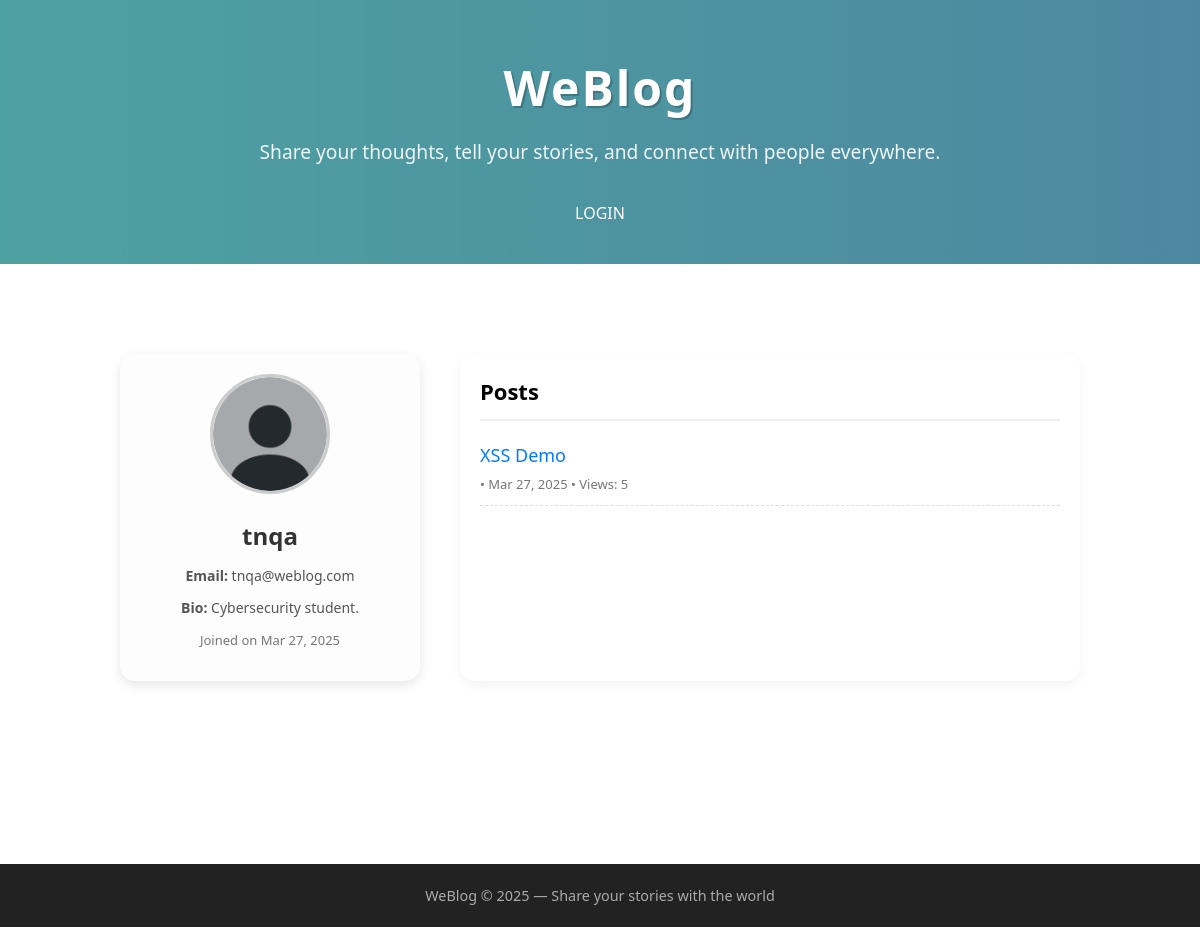
The app's page /author.php?id=2, older data.
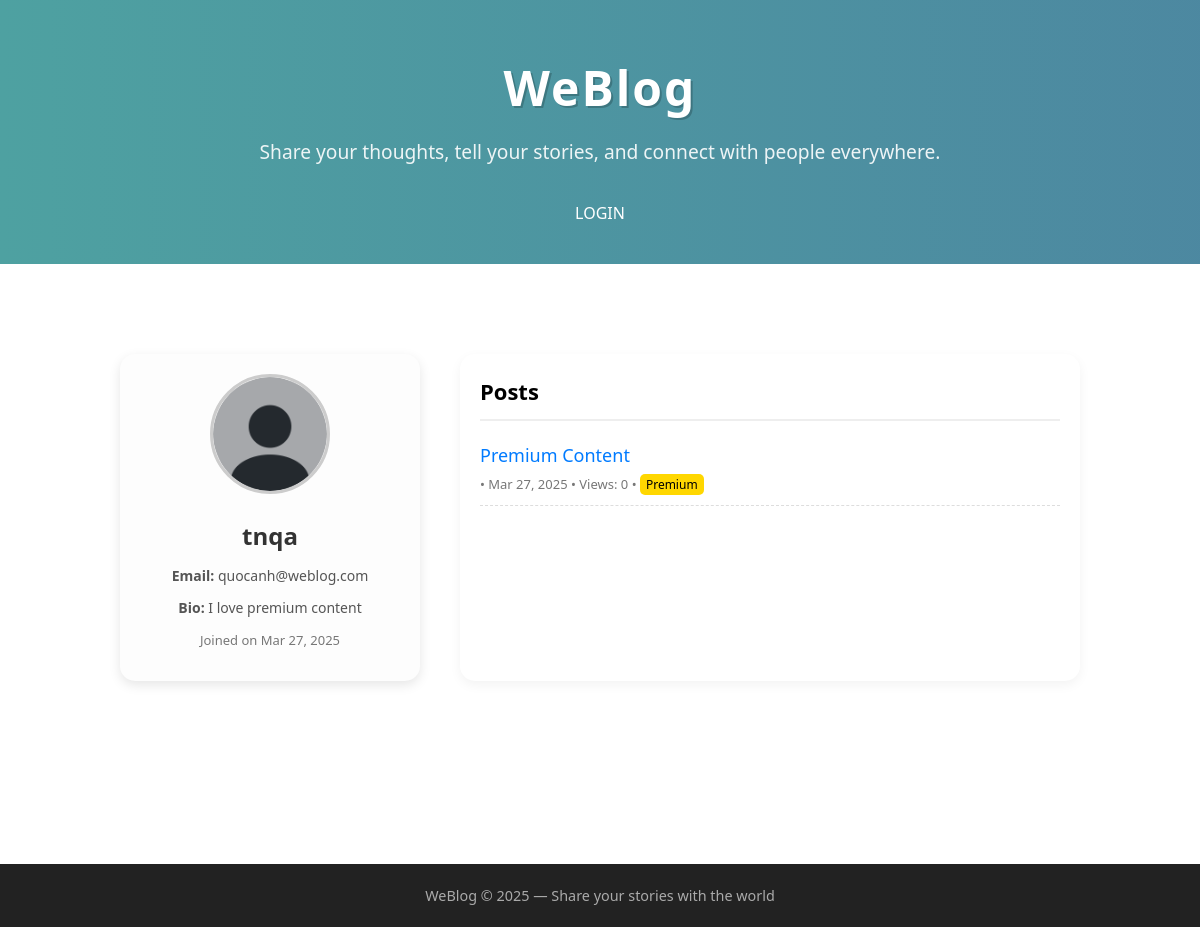
The same page, newer data.
### tables this page shows
CREATE TABLE users (
  id INT AUTO_INCREMENT PRIMARY KEY,
  username VARCHAR(50) UNIQUE,
  password VARCHAR(100),
  email VARCHAR(100) UNIQUE,
  role_id INT,
  bio TEXT,
  avatar_path VARCHAR(255), 
  created_at DATETIME DEFAULT CURRENT_TIMESTAMP,
  FOREIGN KEY (role_id) REFERENCES roles(id) ON DELETE SET NULL
);

CREATE TABLE posts (
  id INT AUTO_INCREMENT PRIMARY KEY,
  user_id INT,
  title VARCHAR(200),
  content TEXT,
  created_at DATETIME DEFAULT CURRENT_TIMESTAMP,
  views INT DEFAULT 0,
  premium BOOLEAN DEFAULT FALSE,
  FOREIGN KEY (user_id) REFERENCES users(id) ON DELETE CASCADE
);

### author.php (the view, shortened to what this page needs)
<?php
include 'includes/header.php';
?>
<link rel="stylesheet" href="assets/css/profile.css">
<?php
if (isset($_GET['id'])) {
    $authorId = (int)$_GET['id'];
    $stmt = $conn->prepare("SELECT username, email, bio, avatar_path, created_at FROM users WHERE id = ?");
    $stmt->bind_param("i", $authorId);
    $stmt->execute();
    $author = $stmt->get_result()->fetch_assoc();
    $posts = $conn->query("SELECT id, title, created_at, views, premium FROM posts WHERE user_id = $authorId ORDER BY created_at DESC");
} else {
    echo "<div class='container'><h2>No author selected.</h2></div>";
    include 'includes/footer.php';
    exit();
}
?>
<div class="profile-container">
    <div class="profile-card">
        <img src="<?php echo htmlspecialchars($author['avatar_path']); ?>" alt="Avatar">
        <h2><?php echo htmlspecialchars($author['username']); ?></h2>
        <p><strong>Email:</strong> <?php echo htmlspecialchars($author['email']); ?></p>
        <p><strong>Bio:</strong> <?php echo nl2br(htmlspecialchars($author['bio'])); ?></p>
        <p class="created-at">Joined on <?php echo date("M d, Y", strtotime($author['created_at'])); ?></p>
    </div>
    <div class="author-posts">
        <h3>Posts</h3>
        <?php if ($posts->num_rows > 0) { ?>
            <ul class="post-list">
                <?php while ($post = $posts->fetch_assoc()) { ?>
                    <li>
                        <a href="post.php?id=<?php echo $post['id']; ?>">
                            <?php echo htmlspecialchars($post['title']); ?>
                        </a>
                        <span class="meta">
                            • <?php echo date("M d, Y", strtotime($post['created_at'])); ?>
                            • Views: <?php echo $post['views']; ?>
                            <?php if ($post['premium']) echo " • <span class='premium'>Premium</span>"; ?>
                        </span>
                    </li>
                <?php } ?>
            </ul>
        <?php } else { ?>
            <p>This user has not posted anything yet.</p>
        <?php } ?>
    </div>
</div>
<?php include 'includes/footer.php'; ?>

Row changes from the older to the newer data that the page shows:
no longer on this page (row edited): posts: title "XSS Demo", created_at "Mar 27, 2025", views "5"
changed users "tnqa": email "tnqa@weblog.com" → "quocanh@weblog.com"; bio "Cybersecurity student." → "I love premium content"
now on this page (row edited): posts: title "Premium Content", created_at "Mar 27, 2025", views "0", premium "Premium"
